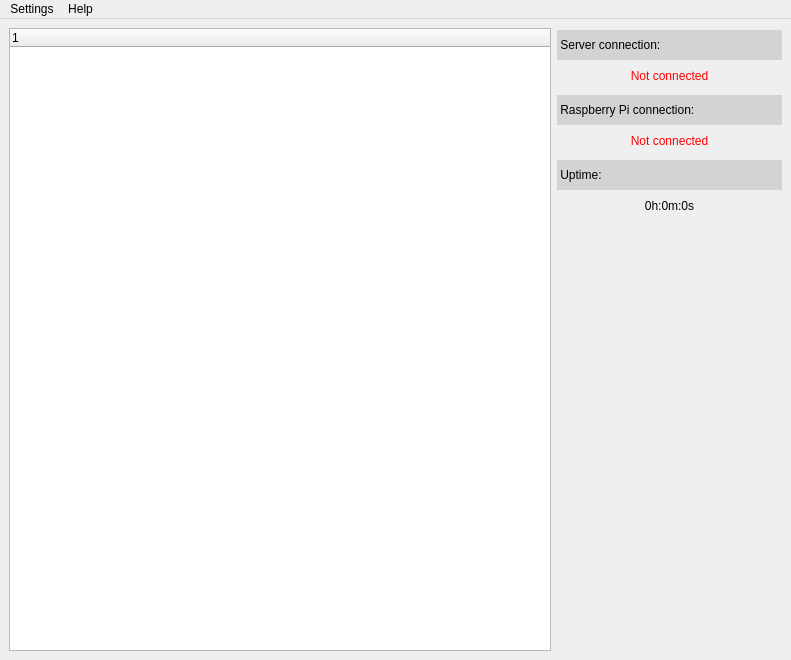
<?xml version="1.0" encoding="UTF-8"?>
<ui version="4.0">
 <class>main_window</class>
 <widget class="QMainWindow" name="main_window">
  <property name="geometry">
   <rect>
    <x>0</x>
    <y>0</y>
    <width>791</width>
    <height>660</height>
   </rect>
  </property>
  <property name="minimumSize">
   <size>
    <width>640</width>
    <height>480</height>
   </size>
  </property>
  <property name="windowTitle">
   <string>MainWindow</string>
  </property>
  <widget class="QWidget" name="centralwidget">
   <layout class="QGridLayout" name="gridLayout" rowstretch="0" columnstretch="0,0">
    <property name="topMargin">
     <number>0</number>
    </property>
    <property name="verticalSpacing">
     <number>6</number>
    </property>
    <item row="0" column="1">
     <widget class="QFrame" name="sidebar_frame">
      <property name="sizePolicy">
       <sizepolicy hsizetype="Preferred" vsizetype="Preferred">
        <horstretch>0</horstretch>
        <verstretch>0</verstretch>
       </sizepolicy>
      </property>
      <property name="minimumSize">
       <size>
        <width>225</width>
        <height>0</height>
       </size>
      </property>
      <property name="maximumSize">
       <size>
        <width>225</width>
        <height>16777215</height>
       </size>
      </property>
      <property name="frameShape">
       <enum>QFrame::NoFrame</enum>
      </property>
      <property name="frameShadow">
       <enum>QFrame::Raised</enum>
      </property>
      <layout class="QVBoxLayout" name="verticalLayout_2">
       <property name="spacing">
        <number>5</number>
       </property>
       <property name="leftMargin">
        <number>0</number>
       </property>
       <property name="topMargin">
        <number>9</number>
       </property>
       <property name="rightMargin">
        <number>0</number>
       </property>
       <property name="bottomMargin">
        <number>0</number>
       </property>
       <item>
        <widget class="QLabel" name="label">
         <property name="minimumSize">
          <size>
           <width>0</width>
           <height>30</height>
          </size>
         </property>
         <property name="maximumSize">
          <size>
           <width>16777215</width>
           <height>25</height>
          </size>
         </property>
         <property name="styleSheet">
          <string notr="true">background-color : lightgray</string>
         </property>
         <property name="text">
          <string> Server connection:</string>
         </property>
         <property name="alignment">
          <set>Qt::AlignLeading|Qt::AlignLeft|Qt::AlignVCenter</set>
         </property>
        </widget>
       </item>
       <item>
        <widget class="QLabel" name="server_connection_status">
         <property name="minimumSize">
          <size>
           <width>0</width>
           <height>25</height>
          </size>
         </property>
         <property name="maximumSize">
          <size>
           <width>16777215</width>
           <height>25</height>
          </size>
         </property>
         <property name="styleSheet">
          <string notr="true">color : red</string>
         </property>
         <property name="text">
          <string>Not connected</string>
         </property>
         <property name="alignment">
          <set>Qt::AlignCenter</set>
         </property>
        </widget>
       </item>
       <item>
        <widget class="QLabel" name="label_3">
         <property name="minimumSize">
          <size>
           <width>0</width>
           <height>30</height>
          </size>
         </property>
         <property name="maximumSize">
          <size>
           <width>16777215</width>
           <height>25</height>
          </size>
         </property>
         <property name="styleSheet">
          <string notr="true">background-color : lightgray</string>
         </property>
         <property name="text">
          <string> Raspberry Pi connection:</string>
         </property>
        </widget>
       </item>
       <item>
        <widget class="QLabel" name="pi_connection_status">
         <property name="minimumSize">
          <size>
           <width>0</width>
           <height>25</height>
          </size>
         </property>
         <property name="maximumSize">
          <size>
           <width>16777215</width>
           <height>25</height>
          </size>
         </property>
         <property name="styleSheet">
          <string notr="true">color: red</string>
         </property>
         <property name="text">
          <string>Not connected</string>
         </property>
         <property name="alignment">
          <set>Qt::AlignCenter</set>
         </property>
        </widget>
       </item>
       <item>
        <widget class="QLabel" name="label_5">
         <property name="minimumSize">
          <size>
           <width>0</width>
           <height>30</height>
          </size>
         </property>
         <property name="maximumSize">
          <size>
           <width>16777215</width>
           <height>25</height>
          </size>
         </property>
         <property name="styleSheet">
          <string notr="true">background-color : lightgray</string>
         </property>
         <property name="text">
          <string> Uptime:</string>
         </property>
        </widget>
       </item>
       <item>
        <widget class="QLabel" name="label_7">
         <property name="minimumSize">
          <size>
           <width>0</width>
           <height>25</height>
          </size>
         </property>
         <property name="maximumSize">
          <size>
           <width>16777215</width>
           <height>25</height>
          </size>
         </property>
         <property name="styleSheet">
          <string notr="true">color: black</string>
         </property>
         <property name="text">
          <string>0h:0m:0s</string>
         </property>
         <property name="alignment">
          <set>Qt::AlignCenter</set>
         </property>
        </widget>
       </item>
       <item>
        <spacer name="verticalSpacer">
         <property name="orientation">
          <enum>Qt::Vertical</enum>
         </property>
         <property name="sizeHint" stdset="0">
          <size>
           <width>20</width>
           <height>40</height>
          </size>
         </property>
        </spacer>
       </item>
      </layout>
     </widget>
    </item>
    <item row="0" column="0">
     <widget class="QFrame" name="body_frame">
      <property name="frameShape">
       <enum>QFrame::NoFrame</enum>
      </property>
      <property name="frameShadow">
       <enum>QFrame::Raised</enum>
      </property>
      <layout class="QVBoxLayout" name="verticalLayout" stretch="0">
       <property name="leftMargin">
        <number>0</number>
       </property>
       <property name="topMargin">
        <number>9</number>
       </property>
       <property name="rightMargin">
        <number>0</number>
       </property>
       <property name="bottomMargin">
        <number>0</number>
       </property>
       <item>
        <widget class="QTreeWidget" name="module_tree">
         <column>
          <property name="text">
           <string notr="true">1</string>
          </property>
         </column>
        </widget>
       </item>
      </layout>
     </widget>
    </item>
   </layout>
  </widget>
  <widget class="QMenuBar" name="menuBar">
   <property name="geometry">
    <rect>
     <x>0</x>
     <y>0</y>
     <width>791</width>
     <height>27</height>
    </rect>
   </property>
   <property name="defaultUp">
    <bool>false</bool>
   </property>
   <widget class="QMenu" name="menu_settings">
    <property name="title">
     <string>Settings</string>
    </property>
    <addaction name="developer"/>
   </widget>
   <widget class="QMenu" name="menu_help">
    <property name="title">
     <string>Help</string>
    </property>
    <addaction name="open_readme"/>
    <addaction name="github_repo"/>
   </widget>
   <addaction name="menu_settings"/>
   <addaction name="menu_help"/>
  </widget>
  <action name="open_readme">
   <property name="text">
    <string>README</string>
   </property>
  </action>
  <action name="github_repo">
   <property name="text">
    <string>GitHub Repository</string>
   </property>
  </action>
  <action name="developer">
   <property name="text">
    <string>Developer</string>
   </property>
  </action>
  <action name="theme">
   <property name="text">
    <string>Theme</string>
   </property>
  </action>
 </widget>
 <resources/>
 <connections/>
</ui>
